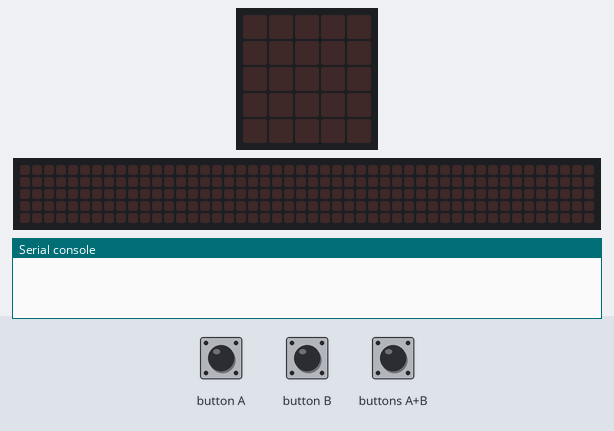
This program was run on a simulated BBC micro:bit (MakeCode). Shown: the board's 5×5 LED display, a strip that is not on the board, showing the scrolling text unrolled, the last lines printed to the serial console. The inputs (shaded band) are chosen by the test bench. No radio messages arrive unless stated (any console line starting 'radio sent:' is added by the test bench); the 48×5 strip is a reading aid, not a part: it shows the text the display is scrolling, unrolled, one strip-width of it at a time.

Above: at 1.2 s.
1.3 s: button A pressed for 0.15 s
At 1.52 s:
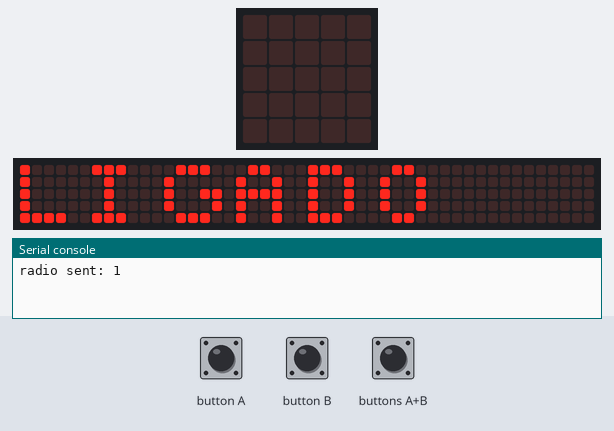
At 1.97 s:
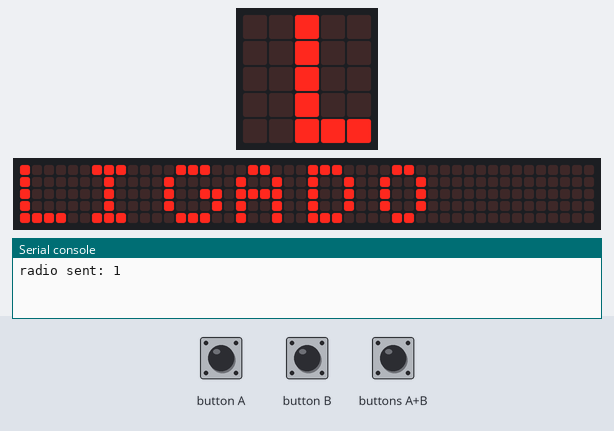
4.3 s: button B pressed for 0.15 s
7.4 s: buttons A+B pressed for 0.15 s
At 16.52 s:
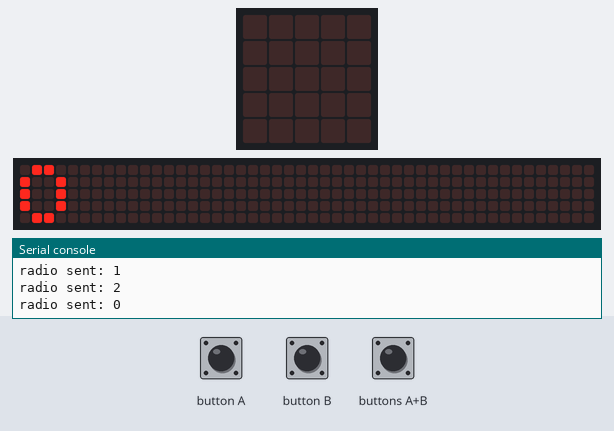

The program:

main.ts
```typescript
input.onButtonPressed(Button.A, function () {
    radio.sendNumber(1)
    basic.showString("LIGADO")
})
input.onButtonPressed(Button.AB, function () {
    radio.sendNumber(0)
})
input.onButtonPressed(Button.B, function () {
    radio.sendNumber(2)
    basic.showString("DESLIGADO")
})
radio.onReceivedValue(function (name, value) {
    basic.showString(name)
    basic.showString("" + (value))
    basic.showString("GRAUS C")
})
```

test.ts
```typescript
// testes vão aqui; isto não será compilado quando este pacote for usado como uma extensão.
```

Measured:
- after the input at 1.3 s, the display: changes after 0.15 s (image 1)
- what the display in image 3 shows lasts 0.5 s, from 16.3 s to 16.8 s
